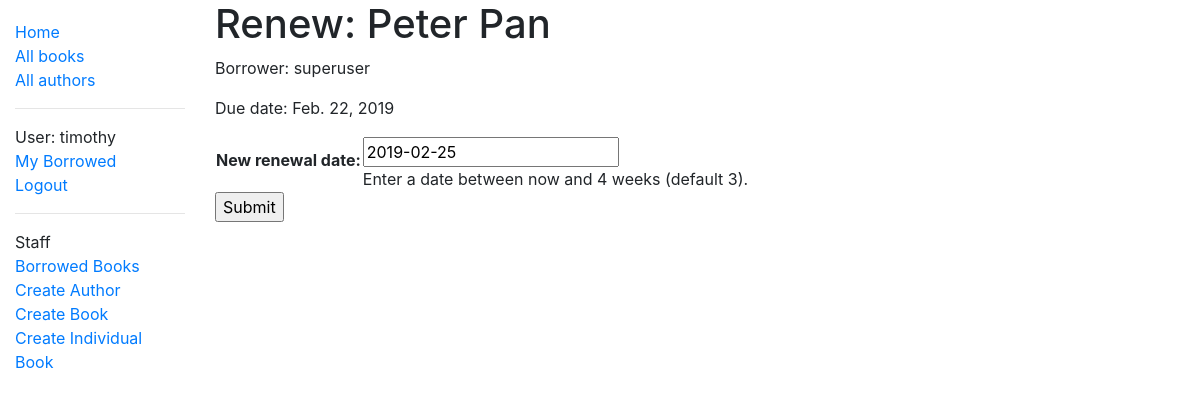
Screenshot of /catalog/book/92dda70a-5dab-467e-8af3-f28f08e37d48/renew/ (signed in) with the database file from the repository.
### catalog/models.py (models this page shows, shortened)
class BookInstance(models.Model):
    id = models.UUIDField(primary_key=True, default=uuid.uuid4, help_text='Unique ID for this particular book across whole library')
    book = models.ForeignKey('Book', on_delete=models.SET_NULL, null=True)
    imprint = models.CharField(max_length=200)
    due_back = models.DateField(null=True, blank=True)
    LOAN_STATUS = (
        ('m', 'Maintenance'),
        ('o', 'On loan'),
        ('a', 'Available'),
        ('r', 'Reserved'),
    )
    status = models.CharField(
        max_length=1,
        choices=LOAN_STATUS,
        blank=True,
        default='m',
        help_text='Book availability',
    )
    borrower = models.ForeignKey(User, on_delete=models.SET_NULL, null=True, blank=True)
    @property
    def is_overdue(self):
        if self.due_back and date.today() > self.due_back:
            return True
        return False
    class Meta:
        ordering = ['due_back']
        permissions = (("can_mark_returned", "Set book as returned"),)

class Book(models.Model):
    title = models.CharField(max_length=200)
    author = models.ForeignKey('Author', on_delete=models.SET_NULL, null=True)
    summary = models.TextField(max_length=1000, help_text='Enter a brief description of the book')
    isbn = models.CharField('ISBN', max_length=13, help_text='13 Character <a href="https://www.isbn-international.org/content/what-isbn">ISBN number</a>')
    genre = models.ManyToManyField(Genre, help_text='Select a genre for this book')
    language = models.ForeignKey('Language', null=True, on_delete=models.SET_NULL)
    def display_genre(self):
        """Create a string for the Genre. This is required to display genre in Admin."""
        return ', '.join(genre.name for genre in self.genre.all()[:3])
    display_genre.short_description = 'Genre'

### catalog/views.py (the view)
# urls.py: path('book/<uuid:pk>/renew/', views.renew_book_librarian, name='renew-book-librarian'),
@permission_required('catalog.can_mark_returned' )
def renew_book_librarian(request, pk):
    book_instance = get_object_or_404(BookInstance, pk=pk)
    if request.method == 'POST':
        form = RenewBookModelForm(request.POST)
        if form.is_valid():
            book_instance.due_back = form.cleaned_data['due_back']
            book_instance.save()
            return HttpResponseRedirect(reverse('borrowed-books') )
    else:
        proposed_renewal_date = datetime.date.today() + datetime.timedelta(weeks=3)
        form = RenewBookModelForm(initial={'due_back': proposed_renewal_date})
    context = {
        'form': form,
        'book_instance': book_instance,
    }
    return render(request, 'catalog/book_renew_librarian.html', context)

### catalog/forms.py (shortened to what this page needs)
class RenewBookModelForm(ModelForm):
    class Meta:
        model = BookInstance
        fields = ['due_back']
        labels = {'due_back': _('New renewal date')}
        help_texts = {'due_back': _('Enter a date between now and 4 weeks (default 3).')}

### catalog/templates/catalog/book_renew_librarian.html (shortened to what this page needs)
{% extends "base_generic.html" %}
{% block content %}
  <h1>Renew: {{ book_instance.book.title }}</h1>
  <p>Borrower: {{ book_instance.borrower }}</p>
  <p{% if book_instance.is_overdue %} class="text-danger"{% endif %}>Due date: {{ book_instance.due_back }}</p>
  <form action="" method="post">
    <table>
    {{ form.as_table }}
    </table>
    <input type="submit" value="Submit">
  </form>
{% endblock %}

### catalog/templates/base_generic.html (shortened to what this page needs)
<!DOCTYPE html>
<html lang="en">
<head>
    <link rel="stylesheet" href="https://stackpath.bootstrapcdn.com/bootstrap/4.1.3/css/bootstrap.min.css"
>
    {% load static %}
    <link rel="stylesheet" href="{% static 'css/styles.css' %}">
</head>
<body>
    <div class="container-fluid">
        <div class="row">
            <div class="col-sm-2">
                {% block sidebar %}
                <ul class="sidebar-nav">
                    <li><a href="{% url 'index' %}">Home</a></li>
                    <li><a href= "{% url 'books' %}">All books</a></li>
                    <li><a href="{% url 'authors' %}">All authors</a></li>
                    <hr>
                    {% if user.is_authenticated %}
     <li>User: {{ user.get_username }}</li>
     <li><a href="{% url 'my-borrowed' %}">My Borrowed</a></li>
     <li><a href="{% url 'logout'%}?next={{request.path}}">Logout</a></li>
   {% else %}
     <li><a href="{% url 'login'%}?next={{request.path}}">Login</a></li>
   {% endif %}
          <hr>
   {% if perms.catalog.can_mark_returned %}
    <li> Staff</li>
    <li><a href="{% url 'borrowed-books' %}">Borrowed Books</a></li>
    <li><a href="{% url 'author_create' %}">Create Author</a></li>
    <li><a href="{% url 'book_create' %}">Create Book</a></li>
    <li><a href="{% url 'bookInst_create' %}">Create Individual Book</a></li>
   {% endif %}
                </ul>
                {% endblock %}
            </div>
            <div class="col-sm-10 ">{% block content %}{% endblock %}
            </div>
        </div>
    </div>
</body>
</html>

### catalog/static/css/styles.css (style rules this page uses)
.sidebar-nav { margin-top: 20px; padding: 0; list-style: none; }

### rows the page displays
BookInstance: book "Peter Pan", borrower "superuser", due_back "Feb. 22, 2019"

### other values shown
{{ user.get_username }} "timothy"
